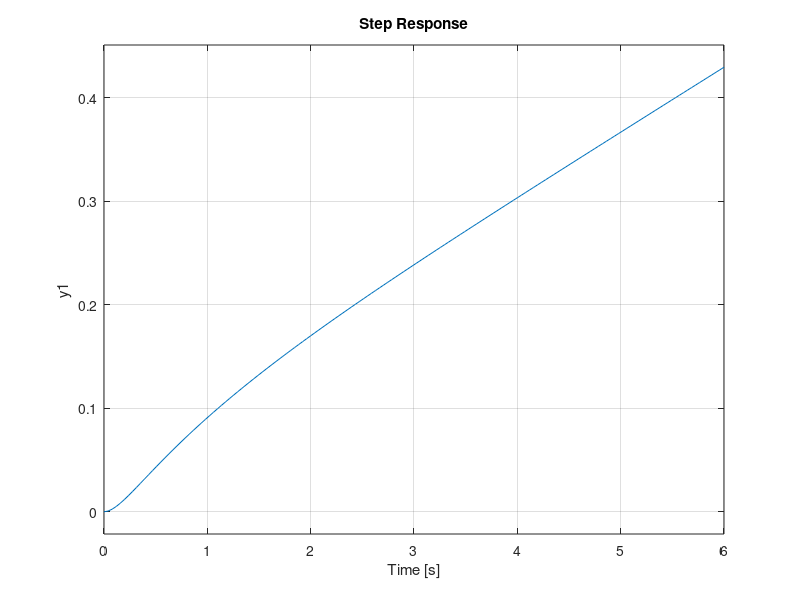
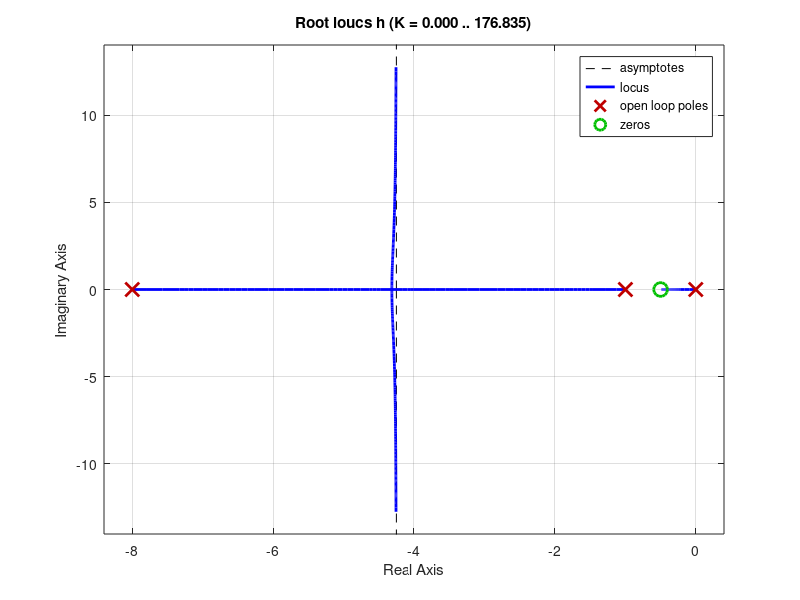
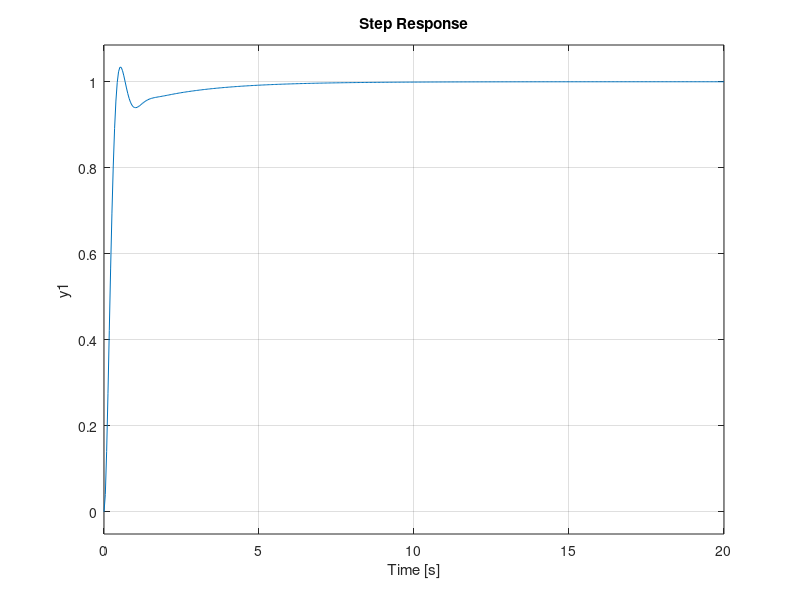
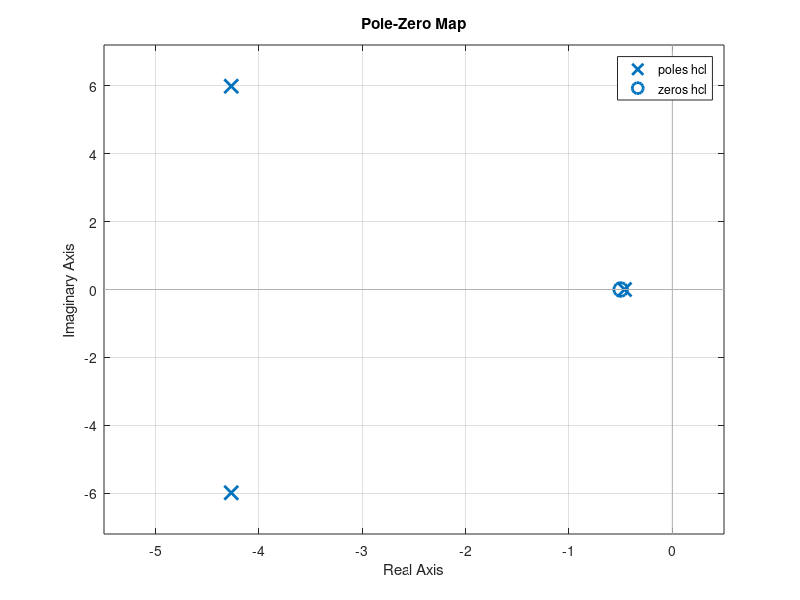

These charts were generated, in order, by the following MATLAB code:
clc
close all
clear

den=conv([1 1 0],[1 8]);
h=tf([1 0.5],den);
step(h)

figure
rlocus(h)

k=50;
hcl=feedback(k*h,1)
figure
step(hcl)
figure
pzmap(hcl)

k=1.5;
hcl=feedback(k*h,1)
figure
step(hcl)
figure
pzmap(hcl)

k=72;
hcl=feedback(k*h,1)
figure
step(hcl)
figure
pzmap(hcl)

k=73;
hcl=feedback(k*h,1)
figure
step(hcl)
figure
pzmap(hcl)